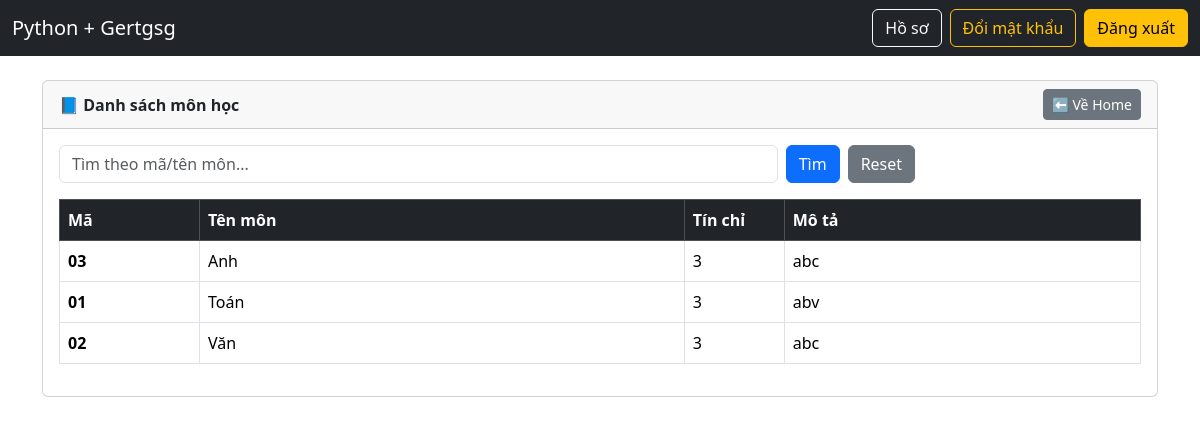
/student/subjects (signed in), run on the app's committed database.
### models.py (models this page shows, shortened)
class Subject(db.Model):
    __tablename__ = "subjects"
    id = db.Column(db.Integer, primary_key=True, autoincrement=True)
    code = db.Column(db.String(50), unique=True, nullable=False, index=True)
    name = db.Column(db.String(255), nullable=False, index=True)
    credits = db.Column(db.Integer, nullable=False, default=3)
    description = db.Column(db.Text, nullable=True)

### student_routes.py (the view)
@student_bp.get("/subjects")
@login_required
@roles_required("student", "admin", "manager")
def student_subjects():
    q = (request.args.get("q") or "").strip()
    query = Subject.query
    if q:
        query = query.filter(
            (Subject.code.ilike(f"%{q}%")) |
            (Subject.name.ilike(f"%{q}%"))
        )
    subjects = query.order_by(Subject.name.asc()).all()
    return render_template("student/subjects.html", subjects=subjects, q=q)

### app.py (called while the page is built)
@app.context_processor
def inject_csrf():
    def form_csrf_token():
        return Markup(f'<input type="hidden" name="csrf_token" value="{generate_csrf()}">')
    return dict(form_csrf_token=form_csrf_token)

@login_manager.user_loader
def load_user(user_id: str):
    try:
        return Student.query.get(int(user_id))
    except Exception:
        return None

### auth.py (called while the page is built)
def roles_required(*roles):
    def decorator(fn):
        @wraps(fn)
        def wrapper(*args, **kwargs):
            if not current_user.is_authenticated:
                abort(401)
            user_role = (getattr(current_user, "role", "") or "").strip().lower()
            if user_role not in [r.lower() for r in roles]:
                abort(403)
            return fn(*args, **kwargs)
        return wrapper
    return decorator

### templates/student/subjects.html (shortened to what this page needs)
{% extends "base.html" %}
{% set title="Môn học" %}
{% block content %}
<div class="card">
  <div class="card-header d-flex justify-content-between align-items-center">
    <b>📘 Danh sách môn học</b>
    <a class="btn btn-secondary btn-sm" href="{{ url_for('student.student_home') }}">⬅ Về Home</a>
  </div>
  <div class="card-body">
    <form class="row g-2 mb-3" method="GET">
      <div class="col-md-8">
        <input class="form-control" name="q" placeholder="Tìm theo mã/tên môn..." value="{{ q }}">
      </div>
      <div class="col-md-4 d-flex gap-2">
        <button class="btn btn-primary">Tìm</button>
        <a class="btn btn-secondary" href="{{ url_for('student.student_subjects') }}">Reset</a>
      </div>
    </form>
    <div class="table-responsive">
      <table class="table table-bordered align-middle">
        <thead class="table-dark">
          <tr>
            <th style="width:140px;">Mã</th>
            <th>Tên môn</th>
            <th style="width:100px;">Tín chỉ</th>
            <th>Mô tả</th>
          </tr>
        </thead>
        <tbody>
          {% for s in subjects %}
          <tr>
            <td><b>{{ s.code }}</b></td>
            <td>{{ s.name }}</td>
            <td>{{ s.credits }}</td>
            <td>{{ s.description or "" }}</td>
          </tr>
          {% endfor %}
        </tbody>
      </table>
    </div>
  </div>
</div>
{% endblock %}

### data on the page
Subject: code "03", name "Anh", credits "3", description "abc"
Subject: code "01", name "Toán", credits "3", description "abv"
Subject: code "02", name "Văn", credits "3", description "abc"
